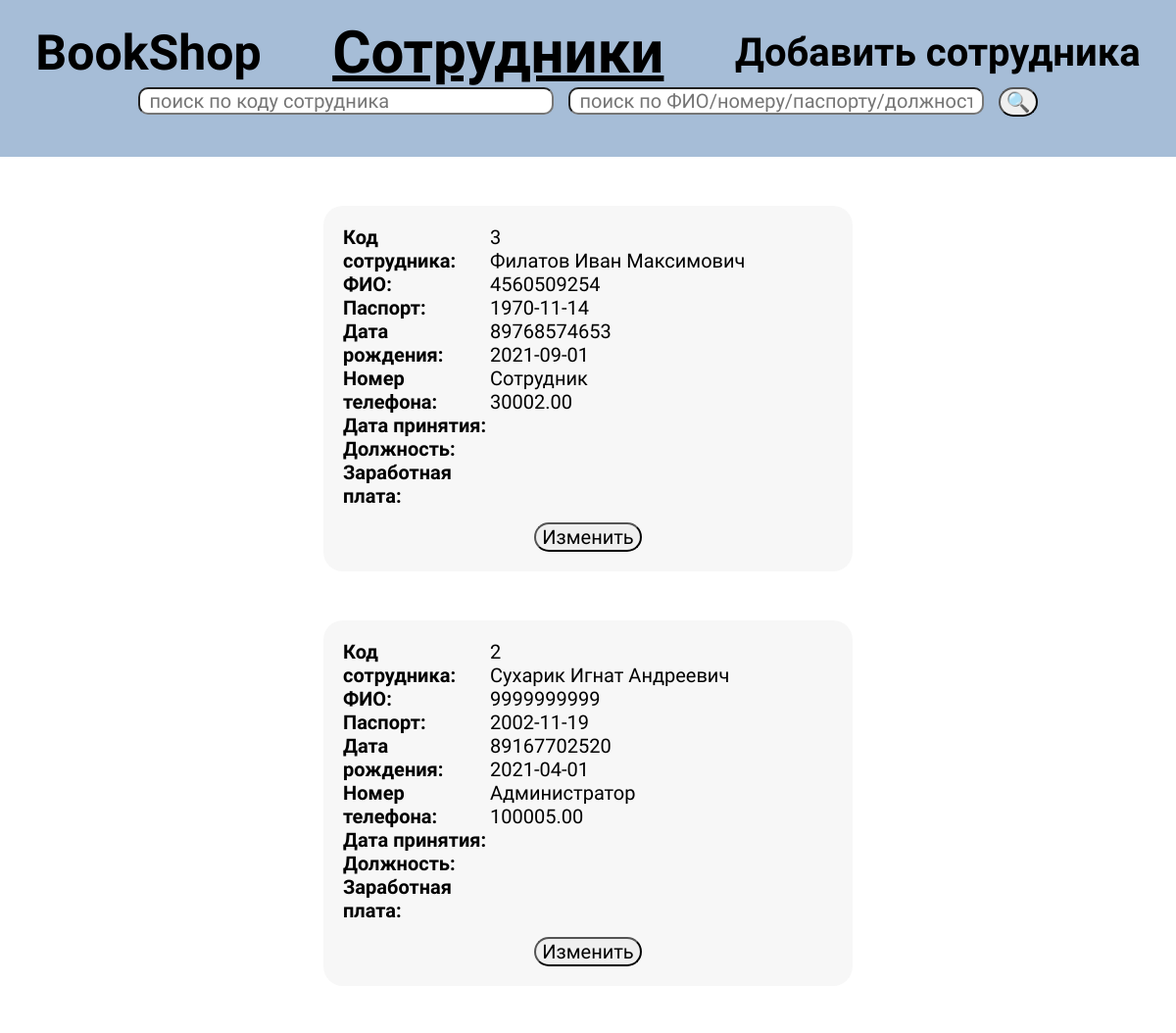
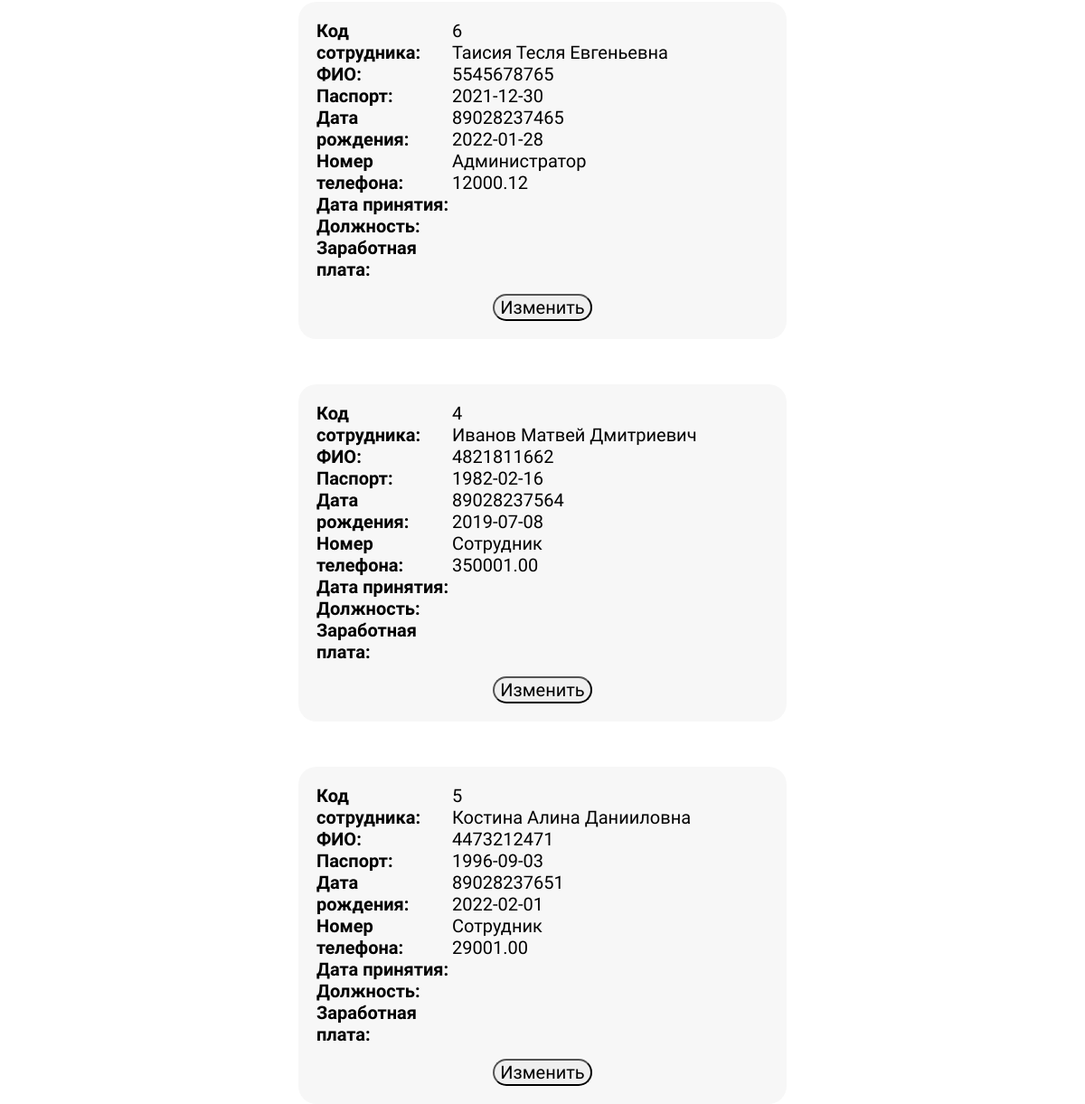
/bookshop/workers.php, run on the app's committed database (2 pictures, top to bottom).
### tables this page shows
CREATE TABLE `workers` (
  `ID_Worker` int NOT NULL,
  `FIO` varchar(255) NOT NULL,
  `Passport` char(10) NOT NULL,
  `Date_Birth` date NOT NULL,
  `Phone_Number` char(11) NOT NULL,
  `Date_Accept` date NOT NULL,
  `Post` varchar(20) NOT NULL,
  `Salary` decimal(10,2) NOT NULL
);

### bookshop/workers.php (the view, shortened to what this page needs)
<?php
	require('./connection.php');
?>
<!DOCTYPE html>
<html>
<head>
	<link rel="stylesheet" type="text/css" href="css/style.css">
</head>
<body>
	<header class="header_header">
		<div class="header_div_column">
			<div class="header_div_row">
				<div class="username">
					<strong><a href="index.php" class="username" title="Главная страница" style="font-size: 50px;">BookShop</a></strong>
				</div>
				<div class="username">
					<strong><a href="workers.php" class="header_check" title="Обновить страницу">Сотрудники</a></strong>
				</div>
				<div>
					<div class="username">
						<strong><a href="workers_new.php" class="username" style="font-size: 40px;" title="Добавить нового сотрудника">Добавить сотрудника</a></strong>
					</div>
				</div>
			</div>
			<form class="header_div_row_search" method="POST">
				<input class="search" type="text" name="search_id" value="<?php echo $_POST['search_id']; ?>" placeholder="поиск по коду сотрудника" style="margin-right: 15px" autocomplete="off">
				<input class="search" type="text" name="search" value="<?php echo $_POST['search']; ?>" placeholder="поиск по ФИО/номеру/паспорту/должности" style="margin-right: 15px" autocomplete="off">
				<input class="header_search_submit" type="submit" name="search_submit" value="🔍">
			</form>
		</div>
	</header>
	<main class="main_book">
		<?php
			if (isset($_POST['search_submit']) AND empty($_POST['search']) AND empty($_POST['search_id']) OR !isset($_POST['search_submit'])) {
				$query = "SELECT * FROM `Workers` ORDER BY RAND()";
			}
			$res=mysqli_query($link, $query) or die(mysqli_error($link));
			for ($values=[]; $row=mysqli_fetch_assoc($res); $values[]=$row);
			$res = '';
			foreach ($values as $value) {
				if ($value['FIO']!='УДАЛЕНО') {
					$res .= '<div class="book_section" style="width: 500px;">';
						$res .= '<div class="book_row">';
							$res .= '<div class="book_column" style="width: 150px;">';
								$res .= '<strong>Код сотрудника: </strong>';
								$res .= '<strong>ФИО: </strong>';
								$res .= '<strong>Паспорт: </strong>';
								$res .= '<strong>Дата рождения: </strong>';
								$res .= '<strong>Номер телефона: </strong>';
								$res .= '<strong>Дата принятия: </strong>';
								$res .= '<strong>Должность: </strong>';
								$res .= '<strong>Заработная плата: </strong>';
							$res .= '</div>';
							$res .= '<div class="book_column" style="width: 350px;">';
								$res .= '<span>'.$value['ID_Worker'].'</span>';
								$res .= '<span>'.$value['FIO'].'</span>';
								$res .= '<span>'.$value['Passport'].'</span>';
								$res .= '<span>'.$value['Date_Birth'].'</span>';
								$res .= '<span>'.$value['Phone_Number'].'</span>';
								$res .= '<span>'.$value['Date_Accept'].'</span>';
								$res .= '<span>'.$value['Post'].'</span>';
								$res .= '<span>'.$value['Salary'].'</span>';
							$res .= '</div>';
						$res .= '</div>';
						$res .= '<form method="POST" class="book_row" style="justify-content: center; margin-top: 15px;">';
							$res .='<input class="hidden" type="text" name="idworker_edit" value="'.$value['ID_Worker'].'">';
							$res .= '<input type="submit" name="edit" value="Изменить" class="submit_pers_acc" onclick="radiobox'.$value['ID_Worker'].'checked=true">';
							$res .='<input class="hidden" name="id_row" type="radio" id="radiobox'.$value['ID_Worker'].'" value="'.$value['ID_Worker'].'">';
						$res .= '</form>';
					$res .= '</div>';
				}
			}
			echo $res;
		?>
	</main>
</body>
</html>

### bookshop/css/style.css (style rules this page uses)
* { font-family: 'Bad Script'; font-size: 20px; color:black; }
body { margin: 0 auto; overflow-x: hidden; }
.header_header { background-color: #a6bdd7; width: 100%; height: 160px; display: flex; align-items: center; justify-content: center; }
.header_search_submit { transition: 0.2s; border-radius: 20px; margin: 0; }
.header_div_column { width: 100%; display: flex; flex-direction: column; }
.header_div_row { width: 100%; display: flex; justify-content: space-around; align-items: center; }
.header_div_row_search { width: 100%; height: 100%; display: flex; justify-content: center; align-items: flex-start; }
.username { text-decoration:none; transition: 0.2s; }
.search { width: 400px; padding: 0px 10px 0px; border-radius: 10px; margin-bottom:25px; }
.submit_pers_acc { border-radius: 15px; transition: 0.2s; }
.main_book { width: 100vw; display: flex; flex-direction: column; align-items: center; }
.book_section { margin-top: 50px; background: rgba(240, 240, 240, 0.5); width: 1000px; border-radius: 20px; padding: 20px; }
.book_column { display: flex; flex-direction: column; }
.book_row { display: flex; flex-direction: row; }
.header_check { font-size: 60px; text-decoration: underline; }

### data on the page
workers: shows "Код сотрудника:", ID_Worker "3", FIO "Филатов Иван Максимович", Passport "4560509254", Date_Birth "1970-11-14", Phone_Number "89768574653", Date_Accept "2021-09-01", Post "Сотрудник", Salary "30002.00"
workers: shows "Код сотрудника:", ID_Worker "2", FIO "Сухарик Игнат Андреевич", Passport "9999999999", Date_Birth "2002-11-19", Phone_Number "89167702520", Date_Accept "2021-04-01", Post "Администратор", Salary "100005.00"
workers: shows "Код сотрудника:", ID_Worker "6", FIO "Таисия Тесля Евгеньевна", Passport "5545678765", Date_Birth "2021-12-30", Phone_Number "89028237465", Date_Accept "2022-01-28", Post "Администратор", Salary "12000.12"
workers: shows "Код сотрудника:", ID_Worker "4", FIO "Иванов Матвей Дмитриевич", Passport "4821811662", Date_Birth "1982-02-16", Phone_Number "89028237564", Date_Accept "2019-07-08", Post "Сотрудник", Salary "350001.00"
workers: shows "Код сотрудника:", ID_Worker "5", FIO "Костина Алина Данииловна", Passport "4473212471", Date_Birth "1996-09-03", Phone_Number "89028237651", Date_Accept "2022-02-01", Post "Сотрудник", Salary "29001.00"
